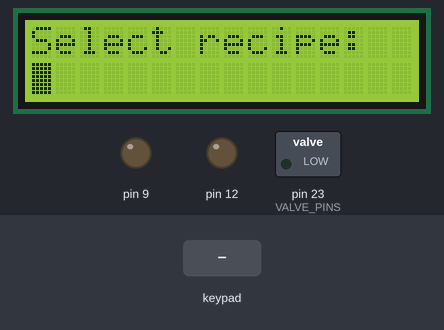
A sketch run on a simulated Arduino Leonardo, built with avr-gcc and run on an emulated ATmega32U4. On the bench: 16×2 character LCD, switched loads named in the sketch (green lamp = pin HIGH), output pins drawn as LEDs (lit = HIGH). The test bench sets the inputs (shaded band). Storage starts empty; what the sketch prints to the serial monitor is not drawn.

Above: at 1.3 s.
1.4 s: keypad keys 3 0 0 * pressed 0.4 s apart
At 3.7 s:
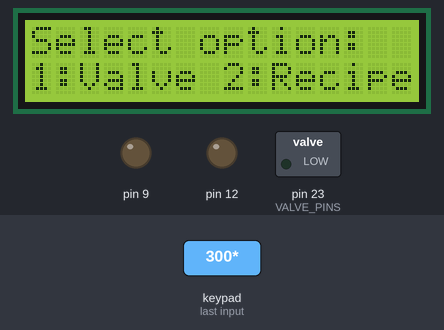
4.7 s: key '1' pressed
At 5.8 s:
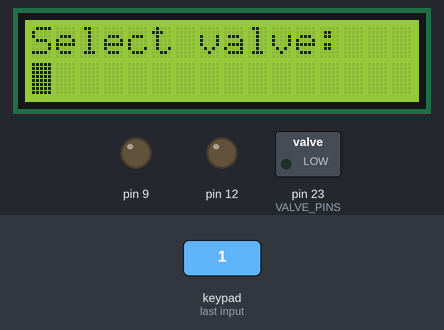
6.2 s: keypad keys 1 3 9 # pressed 0.4 s apart
At 8.4 s:
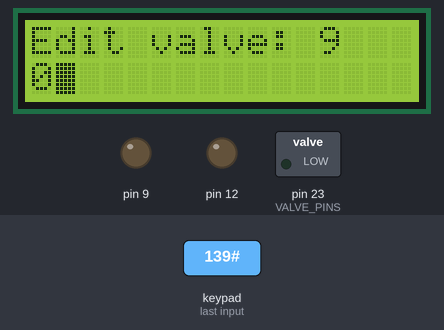
Timing chart, 0 to 8.8 s (numbered marks = the images above; inputs shaded):
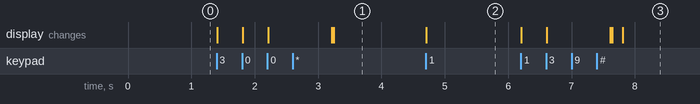

Measured:
- after the input at 1.4 s, the display: first changes at once (image 1 shows a later state)
- after the input at 4.7 s, the display: changes at once (image 2)
- after the input at 6.2 s, the display: first changes at once (image 3 shows a later state)

The sketch:

DrinkMixerRobot.ino
```cpp
#include "Constants.h"
#include <Arduino.h>
#include <SD.h>
#include <SPI.h>
#include <Keypad.h>
#include <LiquidCrystal.h>
#include "Storage.h"
#include "Valve.h"
#include "DrinkMaker.h"
#include "Recipe.h"
#include "LCD.h"

///////////KEYPAD//////////////////////////////
Keypad kpd = Keypad(makeKeymap(keys), rowPins, colPins, KEYPADROWS, KEYPADCOLS);
int selectedIndex = 0;

/////////////////////RECIPES///////////////////
Valve valves[VALVES_COUNT];
Recipe recipes[RECIPES_COUNT];
DrinkMaker maker = DrinkMaker(valves, recipes);

/////////////////////LCD///////////////////////
byte currentMenu = MENU_SELECT_RECIPE;
LiquidCrystal lcdDisplay(LCDPIN1, LCDPIN2, LCDPIN3, LCDPIN4, LCDPIN5, LCDPIN6);
LCD lcd(&lcdDisplay, ERROR_DELAY);

///////////////////SD-CARD////////////////////
Storage storage = Storage(&lcd, valves, recipes);

void setup()
{
  Serial.begin(9600);
  pinMode(SDCSPIN, OUTPUT);

  lcdDisplay.begin(16, 2);
  lcd.showStarting();

  storage.setupSDCard();
  storage.loadValves();
  storage.loadRecipes();

  lcd.showMenu(0);
}

void loop()
{
  if (!storage.loadedSuccesfull)
  {
    return;
  }

  switch (currentMenu)
  {
  case MENU_SELECT_RECIPE:
    selectRecipe();
    break;
  case MENU_SELECT_MENU:
    selectMenu();
    break;
  case MENU_VALVE_SELECT:
    valveSelect();
    break;
  case MENU_VALVE_EDIT:
    valveEdit();
    break;
  case MENU_RECIPE_SUBMENU:
    break;
  case MENU_RECIPE_DELETE:
    break;
  case MENU_RECIPE_ADD:
    break;
  }
}

void selectRecipe()
{
  char key = kpd.getKey();

  if (key) // Check for a valid key.
  {
    switch (key)
    {
    case '#':
      if (selectedIndex - 1 >= RECIPES_COUNT || selectedIndex == 0)
      {
        lcd.flashError(0);
      }
      else
      {
        lcd.showPreparing();
        maker.MakeRecipe(selectedIndex - 1);
      }
      selectedIndex = 0;
      lcd.showMenu(selectedIndex);
      break;
    case '*':
      if (selectedIndex == 0)
      {
        lcd.showOptionMenu();
        currentMenu = MENU_SELECT_MENU;
        return;
      }
      selectedIndex = 0;
      lcd.showMenu(selectedIndex);
      break;
    default:
      int number = (key - '0');
      selectedIndex *= 10;
      selectedIndex += number;

      if (selectedIndex - 1 >= RECIPES_COUNT)
      {
        selectedIndex = 0;
        lcd.flashError(0);
      }

      lcd.showMenu(selectedIndex);
      break;
    }
  }
}

void selectMenu()
{
  char key = kpd.getKey();

  if (key) // Check for a valid key.
  {
    switch (key)
    {
    case '*':
      currentMenu = MENU_SELECT_RECIPE;
      lcd.showMenu(0);
      break;
    case '1':
      currentMenu = MENU_VALVE_SELECT;
      selectedIndex = 0;
      lcd.showValveMenu(selectedIndex);
      break;
    case '2':
      currentMenu = MENU_RECIPE_SUBMENU;
      lcd.showRecipeMenu();
      break;
    }
  }
}

void valveSelect()
{
  char key = kpd.getKey();

  if (key) // Check for a valid key.
  {
    switch (key)
    {
      case '#':
      if (selectedIndex - 1 >= VALVES_COUNT || selectedIndex == 0)
      {
        lcd.flashError(1);
      }
      else
      {
        currentMenu = MENU_VALVE_EDIT;
        lcd.showEditValveMenu(selectedIndex, -1, valves);
      }
      break;
    case '*':
      if (selectedIndex == 0)
      {
        lcd.showOptionMenu();
        currentMenu = MENU_SELECT_MENU;
        return;
      }
      selectedIndex = 0;
      lcd.showValveMenu(selectedIndex);
      break;
    default:
      int number = (key - '0');
      selectedIndex *= 10;
      selectedIndex += number;

      if (selectedIndex - 1 >= VALVES_COUNT)
      {
        selectedIndex = 0;
        lcd.flashError(1);
      }

      lcd.showValveMenu(selectedIndex);
      break;
    }
  }
}

void valveEdit()
{
  Serial.println("editing valve");
}

void recipeMenu()
{
}
```

Constants.h
```cpp
#ifndef Constants_H
#define Constants_H
#include <Arduino.h>

//////////PINS//////////
#define LCDPIN1 7
#define LCDPIN2 6
#define LCDPIN3 5
#define LCDPIN4 4
#define LCDPIN5 3
#define LCDPIN6 2

#define ROWPIN1 22
#define ROWPIN2 24
#define ROWPIN3 26
#define ROWPIN4 28
#define COLUMNPIN1 30
#define COLUMNPIN2 32
#define COLUMNPIN3 34

#define RELAY1 23
#define RELAY2 25
#define RELAY3 27
#define RELAY4 29
#define RELAY5 31
#define RELAY6 33
#define RELAY7 35
#define RELAY8 37
#define RELAY9 39

#define SDCSPIN 53

///////////KEYPAD//////////////////////////////
#define ROWSIZE 4
#define COLUMNSIZE 3
byte KEYPADROWS = ROWSIZE;
byte KEYPADCOLS = COLUMNSIZE;
byte rowPins[ROWSIZE] =
{
  ROWPIN1,
  ROWPIN2,
  ROWPIN3,
  ROWPIN4
};
byte colPins[COLUMNSIZE] =
{
  COLUMNPIN1,
  COLUMNPIN2,
  COLUMNPIN3
};
char keys[ROWSIZE][COLUMNSIZE] =
{
  {'1', '2', '3'},
  {'4', '5', '6'},
  {'7', '8', '9'},
  {'*', '0', '#'}
};

/////////////////////RECIPES///////////////////
const  byte VALVES_COUNT = 9;
const  byte VALVE_PINS[VALVES_COUNT] = {RELAY1, RELAY2, RELAY3, RELAY4, RELAY5, RELAY6, RELAY7, RELAY8, RELAY9};
const  short RECIPES_COUNT = 100;
const  short RECIPES_LENGTH = 32;

/////////////////////LCD///////////////////////
#define MENU_SELECT_RECIPE 0
#define MENU_SELECT_MENU 1
#define MENU_VALVE_SELECT 2
#define MENU_VALVE_EDIT 3
#define MENU_RECIPE_SUBMENU 4
#define MENU_RECIPE_DELETE 5
#define MENU_RECIPE_ADD 6

const short ERROR_DELAY = 1000;
const char* STARTING_MESSAGE = "Starting...";
const char* STANDARD_MESSAGE = "Select recipe:";
const char* INVALID_RECIPE_MESSAGE = "INVALID RECIPE!";
const char* PREPARING_MESSAGE = "Preparing.....";
const char* INVALID_SD_CARD_MESSAGE = "No SD card found";
const char* RESTART_MACHINE_MESSAGE = "Insert and reset";
const char* MENU_HEAD_MESSAGE = "Select option:";
const char* MENU_OPTION_MESSAGE = "1:Valve 2:Recipe";
const char* VALVE_SELECT_HEAD_MESSAGE = "Select valve:";
const char* VALVE_SELECT_INVALID_MESSAGE = "INVALID VALVE!";
const char* VALVE_EDIT_HEAD_MESSAGE = "Edit valve: ";
const char* RECIPE_HEAD_MESSAGE = "Edit:   #:Back";

///////////////////SD-CARD////////////////////
const char* VALVE_FILE_NAME = "valves.txt";
const char* RECIPE_FILE_NAME = "recipes.txt";

#endif
```

DrinkMaker.h
```cpp
#ifndef DrinkMaker_h
#define DrinkMaker_h

#include "Arduino.h"
#include "Valve.h"
#include "Recipe.h"

class DrinkMaker {
  private:
    Valve* valves;
    Recipe* recipes;

  public:
    DrinkMaker(Valve valves[], Recipe recipes[]);
    void MakeRecipe(short index);
};

DrinkMaker::DrinkMaker(Valve valves[], Recipe recipes[])
{
  this->valves = valves;
  this->recipes = recipes;
}

void DrinkMaker::MakeRecipe(short index)
{
  Recipe recipe = recipes[index];

  if (!recipe.enabled)
  {
    return;
  }

  for (short i = 0; i < recipe.recipeLength; i++) {
    short valveIndex = recipe.recipe[i];

    if (valveIndex == -1)
    {
      break;
    }

    valves[valveIndex].Activate();
  }
}

#endif
```

Recipe.h
```cpp
#ifndef Recipe_h
#define Recipe_h

class Recipe {
   public:
    short* recipe;
    short recipeLength;
    bool enabled;

   public:
    Recipe();
    Recipe(short* recipe, short recipeLength);
};

Recipe::Recipe()
{
  this->enabled = false;
}

Recipe::Recipe(short* recipe, short recipeLength)
{
  this->recipe = recipe;
  this->recipeLength = recipeLength;
  this->enabled = true;
}

#endif
```

Storage.h
```cpp
#ifndef Storage_h
#define Storage_h

#include "Valve.h"
#include "Recipe.h"
#include "LCD.h"
#include <SD.h>

class Storage {
   private:
    LCD* lcd;
    File valveFile;
    File recipeFile;
    Valve* valves;
    Recipe* recipes;

   public:
    bool loadedSuccesfull = true;

   public:
    void setupSDCard();
    void loadValves();
    void loadRecipes();
    Storage(LCD* lcd, Valve valves[9], Recipe recipes[256]);
};

Storage::Storage(LCD* lcd, Valve valves[9], Recipe recipes[256])
{
  this->lcd = lcd;
  this->valves = valves;
  this->recipes = recipes;
}

void Storage::setupSDCard() {
  if (!SD.begin())
  {
    Serial.println("SD card initialization failed");
    lcd->showSDCardError();
    loadedSuccesfull = false;
    return;
  }

  if (!SD.exists(VALVE_FILE_NAME))
  {
    valveFile = SD.open(VALVE_FILE_NAME, FILE_WRITE);
    valveFile.println("100");
    valveFile.println("300");
    valveFile.println("500");
    valveFile.println("200");
    valveFile.close();
  }
  if (!SD.exists(RECIPE_FILE_NAME))
  {
    recipeFile = SD.open(RECIPE_FILE_NAME, FILE_WRITE);
    recipeFile.println("1,3,2,1,4,3,1,2,1");
    recipeFile.println("1,3,2,3");
    recipeFile.println("3,1,1,2,3");
    recipeFile.close();
  }
}

void Storage::loadValves()
{
  valveFile = SD.open(VALVE_FILE_NAME);
  int valveDelay = 0;
  int valveIndex = 0;

  if (valveFile) {
    while (valveFile.available()) {
      char c = valveFile.read();
      int number = (c - '0');

      if (c == '\n') {
        Serial.println(valveDelay);

        if (valveIndex < VALVES_COUNT) {
          valves[valveIndex] = Valve(VALVE_PINS[valveIndex], valveDelay);
          valveDelay = 0;
          valveIndex++;
        } else
        {
          break;
        }
      }
      else if ( number  <= 9 || number >= 0)
      {
        valveDelay *= 10;
        valveDelay += number;
      }

    }
    valveFile.close();
  }
}

void Storage::loadRecipes()
{
  recipeFile = SD.open(RECIPE_FILE_NAME);
  short recipeCount = 0;
  short* recipe =  new short[RECIPES_LENGTH];
  short recipeLength = 0;
  short valveSelected = 0;

  if (recipeFile) {
    while (recipeFile.available()) {
      char c = recipeFile.read();
      Serial.write(c);
      int number = (c - '0');

      if (c == '\n')
      {
        recipe[recipeLength] = valveSelected;
        Recipe r = Recipe(recipe, recipeLength + 1);
        recipes[recipeCount] = r;
        recipeCount++;
        recipe =  new short[RECIPES_LENGTH];
        valveSelected = 0;
        recipeLength = 0;

      }
      else if (c == ',')
      {
        recipe[recipeLength] = valveSelected;
        recipeLength++;
        valveSelected = 0;
      }
      else if ( number  <= 9 || number >= 0)
      {
        valveSelected *= 10;
        valveSelected += number;
      }
    }
    recipeFile.close();
  }
}

#endif
```

Valve.h
```cpp
#ifndef Valve_h
#define Valve_h

#include "Arduino.h"

class Valve {
  private:
    byte pin;
    bool enabled;

  public:
    short timing;

  public:
    Valve();
    Valve(byte pin, short timing);
    void Activate();
};

Valve::Valve()
{
  this->enabled = false;
}

Valve::Valve(byte pin, short timing)
{
  pinMode(pin, OUTPUT);
  this->pin = pin;
  this->timing = timing;
  this->enabled = true;
}

void Valve::Activate()
{
  if (this->enabled) {
    digitalWrite(this->pin, HIGH);
    delay(this->timing);
    digitalWrite(this->pin, LOW);
  }
}

#endif
```

LCD.h
```cpp
#ifndef LCD_h
#define LCD_h
#include <Arduino.h>
#include "Valve.h"

class LCD
{
private:
  LiquidCrystal *lcd;
  short errorDelay;

public:
  void flashError(int mode);
  void showStarting();
  void showPreparing();
  void showMenu(int number);
  void showOptionMenu();
  void showValveMenu(int value);
  void showRecipeMenu();
  void showSDCardError();
  void showEditValveMenu(int valve, int value, Valve valves[VALVES_COUNT]);
  LCD(LiquidCrystal *lcd, short errorDelay);
};

LCD::LCD(LiquidCrystal *lcd, short errorDelay)
{
  this->lcd = lcd;
  this->errorDelay = errorDelay;
}

void LCD::flashError(int mode)
{
  lcd->noBlink();
  lcd->clear();
  switch (mode)
  {
  case 0:
    lcd->print(INVALID_RECIPE_MESSAGE);
    break;

  case 1:
    lcd->print(VALVE_SELECT_INVALID_MESSAGE);
    break;
  }
  lcd->print(INVALID_RECIPE_MESSAGE);
  delay(errorDelay);
}

void LCD::showStarting()
{
  lcd->setCursor(0, 0);
  lcd->clear();
  lcd->print(STARTING_MESSAGE);
  lcd->blink();
}

void LCD::showPreparing()
{
  lcd->noBlink();
  lcd->clear();
  lcd->print(PREPARING_MESSAGE);
}

void LCD::showMenu(int number)
{
  lcd->clear();
  lcd->setCursor(0, 0);
  lcd->print(STANDARD_MESSAGE);
  lcd->setCursor(0, 1);
  if (number > 0)
  {
    lcd->print(number);
  }
  lcd->blink();
}

void LCD::showOptionMenu()
{
  lcd->noBlink();
  lcd->clear();
  lcd->print(MENU_HEAD_MESSAGE);
  lcd->setCursor(0, 1);
  lcd->print(MENU_OPTION_MESSAGE);
}

void LCD::showValveMenu(int value)
{
  lcd->clear();
  lcd->print(VALVE_SELECT_HEAD_MESSAGE);
  lcd->setCursor(0, 1);
  if (value > 0)
  {
    lcd->print(value);
  }
  lcd->blink();
}

void LCD::showEditValveMenu(int valve, int value, Valve valves[VALVES_COUNT])
{
  lcd->clear();
  lcd->print(VALVE_EDIT_HEAD_MESSAGE);
  lcd->print(valve);
  lcd->setCursor(0, 1);
  if (value > 0)
  {
    lcd->print(value);
  } else
  {
     lcd->print(valves[valve-1].timing);
  }
  lcd->blink();
}

void LCD::showRecipeMenu()
{
  lcd->noBlink();
  lcd->clear();
  lcd->print(RECIPE_HEAD_MESSAGE);
  lcd->setCursor(0, 1);
  //lcd->print(MENU_OPTION_MESSAGE);
}

void LCD::showSDCardError()
{
  lcd->clear();
  lcd->print(INVALID_SD_CARD_MESSAGE);
  lcd->setCursor(0, 1);
  lcd->print(RESTART_MACHINE_MESSAGE);
  ///lcd->noBlink();
}

#endif
```
